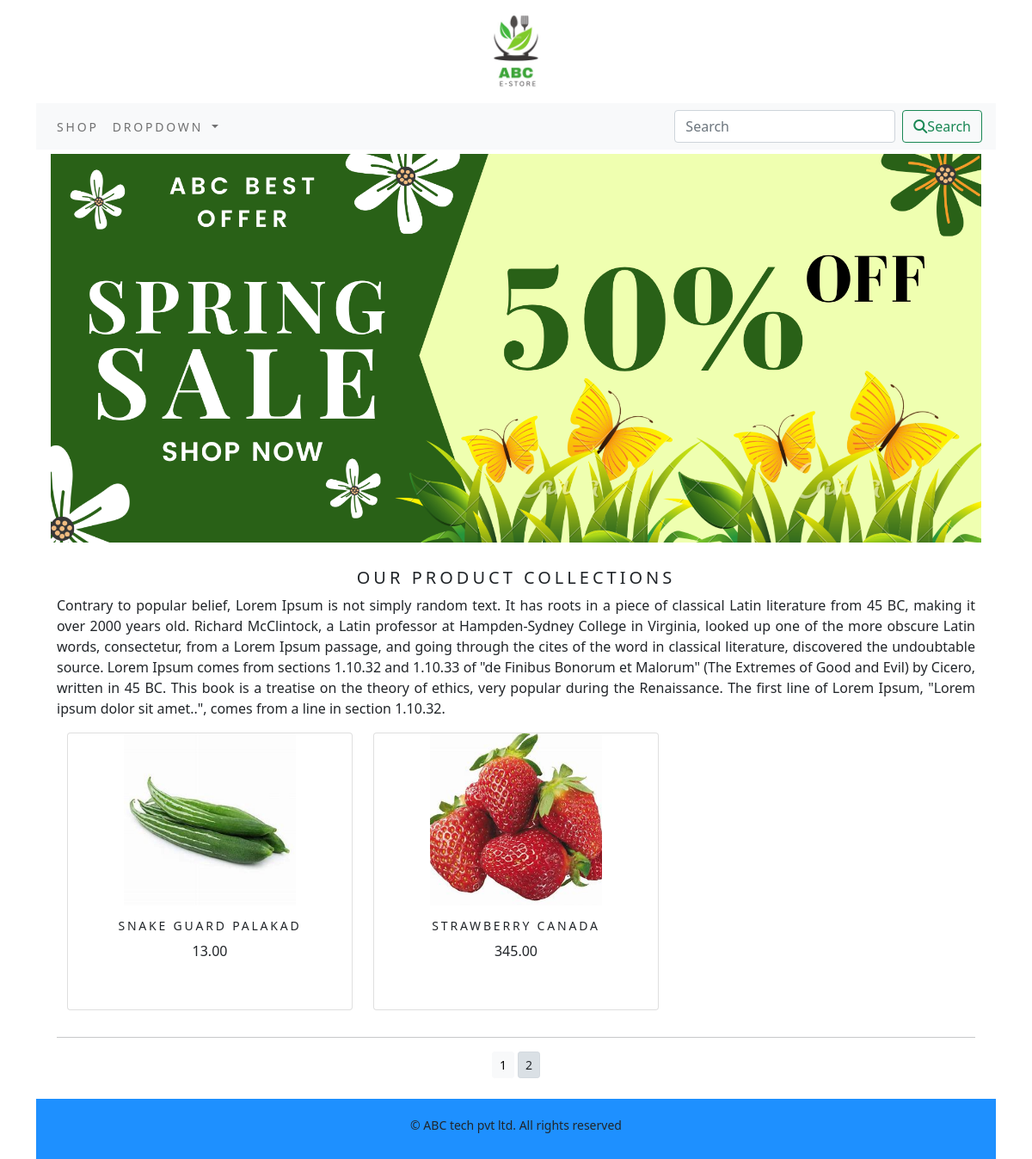
Screenshot of /shop/?page=2 with the database file from the repository.
### ecommerceapp/models.py (models this page shows, shortened)
class product(models.Model):
    name = models.CharField(max_length=250, unique=True)
    slug = models.SlugField(max_length=250, unique=True)
    description = models.TextField(blank=True)
    image = models.ImageField(upload_to='product')
    price = models.DecimalField(max_digits=10, decimal_places=2)
    stock = models.IntegerField()
    available = models.BooleanField(default=True)
    category = models.ForeignKey(category, on_delete=models.CASCADE)
    created = models.DateTimeField(auto_now_add=True)
    updated = models.DateTimeField(auto_now=True)
    def get_url(self):
        return reverse("ecommerceapp:procatdetail", args=[self.category.slug, self.slug])
    class Meta:
        ordering = ('name',)
        verbose_name = 'product'
        verbose_name_plural = 'products'

### ecommerceapp/views.py (the view)
# urls.py: path('', views.allprodcat, name='allprodcat'),
def allprodcat(request,c_slug=None):
    c_page=None
    product_list=None
    if c_slug!=None:
        c_page=get_object_or_404(category,slug=c_slug)
        product_list=product.objects.all().filter(category=c_page,available=True)
    else:
        product_list=product.objects.all().filter(available=True)
        paginator=Paginator(product_list,6)
    try:
        page=int(request.GET.get('page','1'))
    except:
        page=1
    try:
        products=paginator.page(page)
    except (EmptyPage,InvalidPage):
        products=paginator.page(paginator.num_pages)
    return render(request,"category.html",{"category": c_page,"products":products})

### cart/context_processors.py (called while the page is built)
def counter (request):
    item_count=0
    if 'admin' in request.path :
        return {}
    else:
        try:
            cart=Cart.objects.filter(cart_id=_cart_id(request))
            cart_items=Cartitem.objects.all().filter(cart=cart[:1])
            for cart_item in cart_items:
                item_count += cart_item.quantity
        except Cart.DoesNotExist:
            item_count=0
    return dict(item_count=item_count)

### cart/views.py (called while the page is built)
def _cart_id(request):
    cart=request.session.session_key
    if not cart:
        cart=request.session.create()
    return cart

### ecommerceapp/context_processors.py (called while the page is built)
def menu_links(request):
    links=category.objects.all
    return dict(links=links)

### ecommerceapp/models.py (called while the page is built)
    def get_url(self):
        return reverse("ecommerceapp:all_product_by_category",args=[self.slug])

### templates/category.html (shortened to what this page needs)
{% extends 'base.html' %}
{% load static %}
{% block content %}
  <div class="container mx-auto">
    {% if category %}
      <img class="my_image" src="{{ category.image.url }}" alt="{{ category.name }}">
      <br>
      <div>
        <h1 class="text-center my_title">{{ category.name }}</h1>
        <p class="text-center">{{ category.description }}</p>
      </div>
    {% else %}
      <div>
        <img class="my_image my_image_padding" src="{% static 'img/banner.png' %}" alt="our products">
      </div>
      <br>
      <div class="container">
        <h1 class="text-center my_title">OUR PRODUCT COLLECTIONS</h1>
        <p class="text-justify">
          Contrary to popular belief, Lorem Ipsum is not simply random text.
          It has roots in a piece of classical Latin literature from 45 BC, making it over 2000 years old.
          Richard McClintock, a Latin professor at Hampden-Sydney College in Virginia,
          looked up one of the more obscure Latin words, consectetur, from a Lorem Ipsum passage,
          and going through the cites of the word in classical literature,
          discovered the undoubtable source. Lorem Ipsum comes from sections 1.10.32 and 1.10.33
          of "de Finibus Bonorum et Malorum" (The Extremes of Good and Evil) by Cicero, written in 45 BC.
          This book is a treatise on the theory of ethics, very popular during the Renaissance.
          The first line of Lorem Ipsum, "Lorem ipsum dolor sit amet..",
          comes from a line in section 1.10.32.
        </p>
      </div>
    {% endif %}
    <div class="container">
      <div class="row mx-auto">
        {% for product in products %}
          <div class="my_bottom_margin col-9 col-sm-12 col-md-4 col-lg-4">
            <div class="card text-center" style="min-width: 18rem;">
              <a href="{{ product.get_url }}"><img class="card-img-top my_image" src="{{ product.image.url }}" alt="{{ product.name }}" style="width: 200px; height: 200px;"></a>
              <div class="card-body">
                <h4>{{ product.name }}</h4>
                <p>{{ product.price }}</p>
                <br>
              </div>
            </div>
          </div>
        {% endfor %}
      </div>
      <div class="mx-auto">
        {% if products.paginator.num_pages > 1 %}
          <hr>
            <div class="text-center">
                {% for pg in products.paginator.page_range %}
                    <a href="?page={{pg}}" class="btn btn-light btn-sm {% if products.number == pg %} active{% endif %}" >{{pg}}</a>
                {% endfor %}
            </div>
        {% endif %}
      </div>
    <br>
  </div>
{% endblock %}

### static/css/custom.css (style rules this page uses)
body { font-family: 'Noto Sans', sans-serif; }
.my_image { width: 100%; height: auto; object-fit:cover; }
.my_title { font-size: 20px; text-transform: uppercase; letter-spacing: .2em }
.my_image_padding { padding: 5px; }
.my_bottom_margin { margin-bottom: 15px; }
.card-body h4 { font-size:14px; text-transform:uppercase; letter-spacing:.2em; }

### rows the page displays
product: image (picture), name "SNAKE GUARD PALAKAD", price "13.00"
product: image (picture), name "STRAWBERRY CANADA", price "345.00"

### other values shown
{{ pg }} "1" "2"
